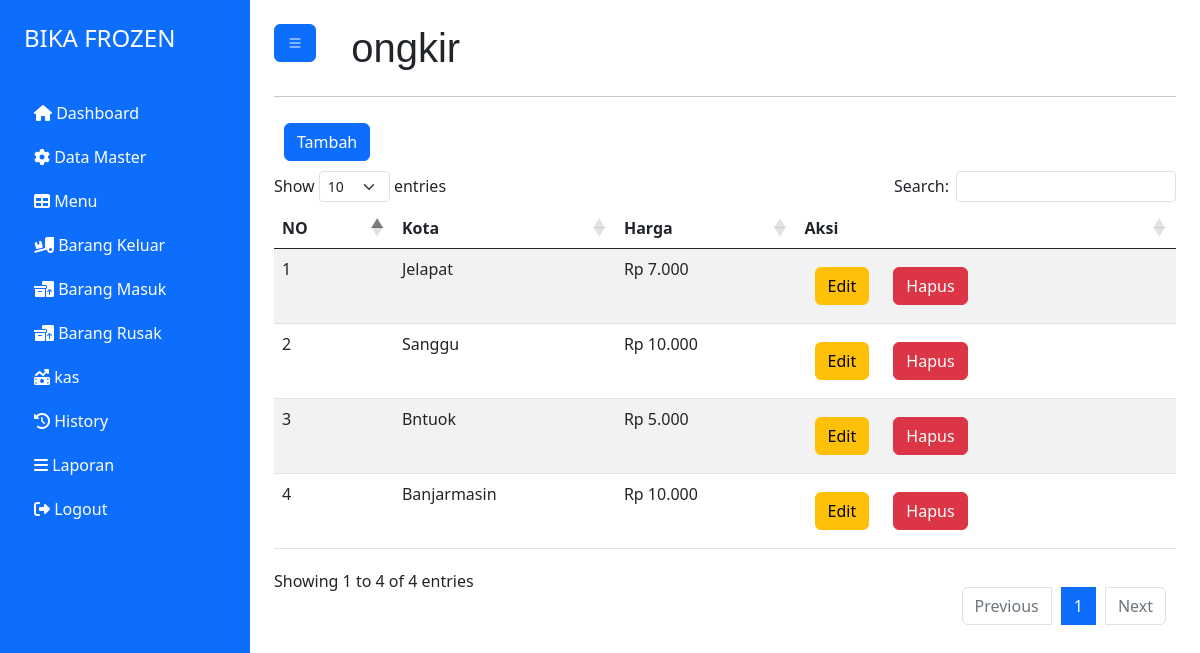
/index.php?page=ongkir (signed in), run on an earlier commit of the app's database.
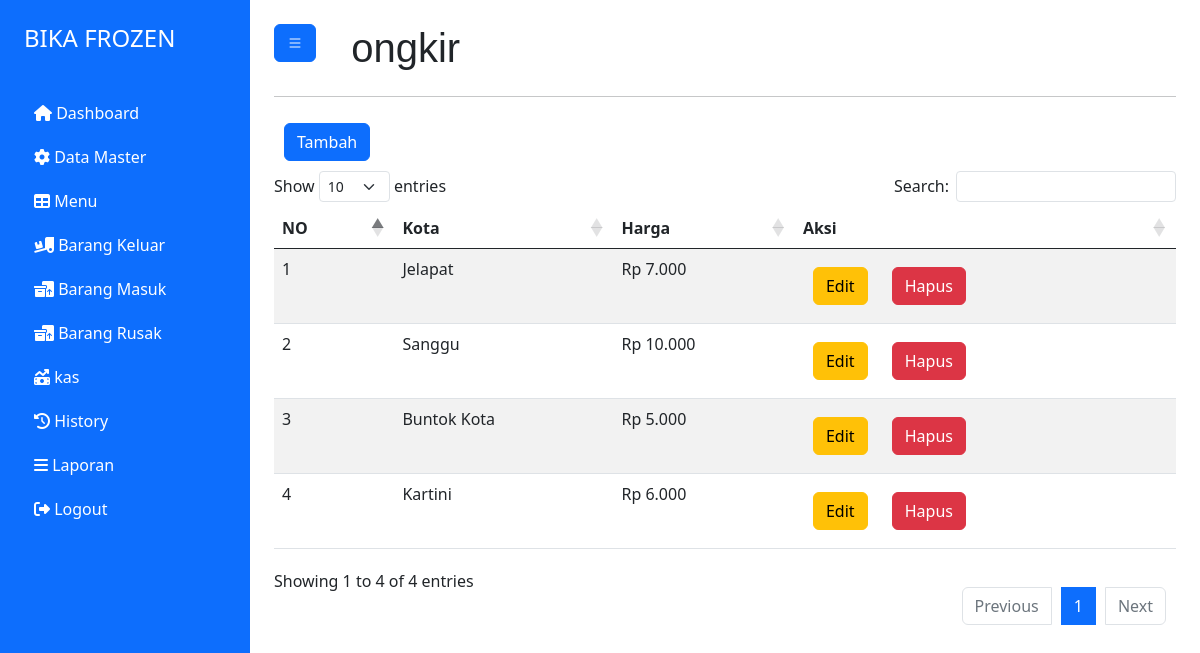
And on a later commit of the database.
### tables this page shows
CREATE TABLE `ongkir` (
  `id_ongkir` int(11) NOT NULL,
  `kota` varchar(50) NOT NULL,
  `harga` varchar(50) NOT NULL
);

### halaman/ongkir/list.php (the view)
<?php
    include "././koneksi.php";
    $query = mysqli_query($koneksi,"SELECT * FROM ongkir WHERE NOT id_ongkir =1");
?>
<div>
    <a href="index.php?page=tambah_ongkir" class="btn btn-primary">Tambah</a>
</div>
<div>
<table id="example" class="table table-striped" style="width:100%">
        <thead>
            <tr>
                <th>NO</th>
                <th>Kota</th>
                <th>Harga</th>
                <th>Aksi</th>
            </tr>
        </thead>
        <tbody>
            <?php
                $no = 1;
                while($row = mysqli_fetch_array($query)){
                    ?>
                        <tr>
                            <td><?= $no++ ?></td>
                            <td><?= $row['kota'] ?></td>
                            <td><?= $hasil_rupiah = "Rp " . number_format($row['harga'],0,',','.') ?></td>
                            <td>
                                <a href="index.php?page=edit_ongkir&id=<?= $row['id_ongkir']?>" class="btn btn-warning">Edit</a>
                                <a href="index.php?page=hapus_ongkir&id=<?= $row['id_ongkir']?>" class="btn btn-danger" onclick="return confirm('Apakah anda yakin ingin menghapus ini ?')">Hapus</a>
                            </td>
                        </tr>
                    <?php
                }
            ?>
        </tbody>
    </table>
</div>

What changed in the data, as far as the page shows it:
removed ongkir: kota "Banjarmasin", harga "Rp 10.000"
changed ongkir "Rp 5.000": kota "Bntuok" → "Buntok Kota"
added ongkir: kota "Kartini", harga "Rp 6.000"
